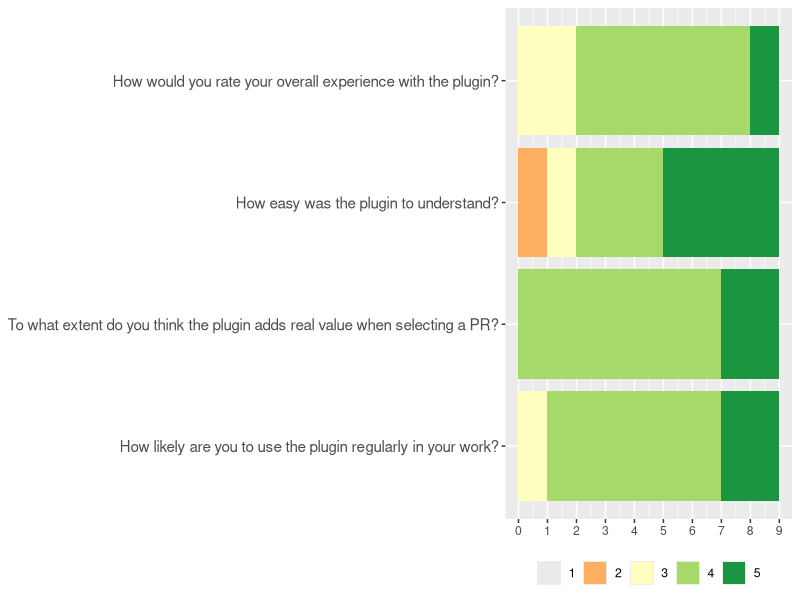
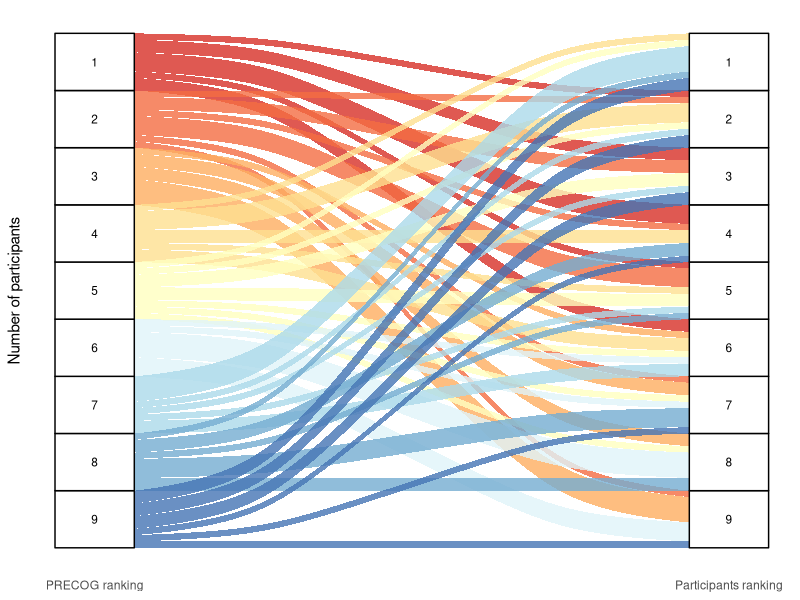
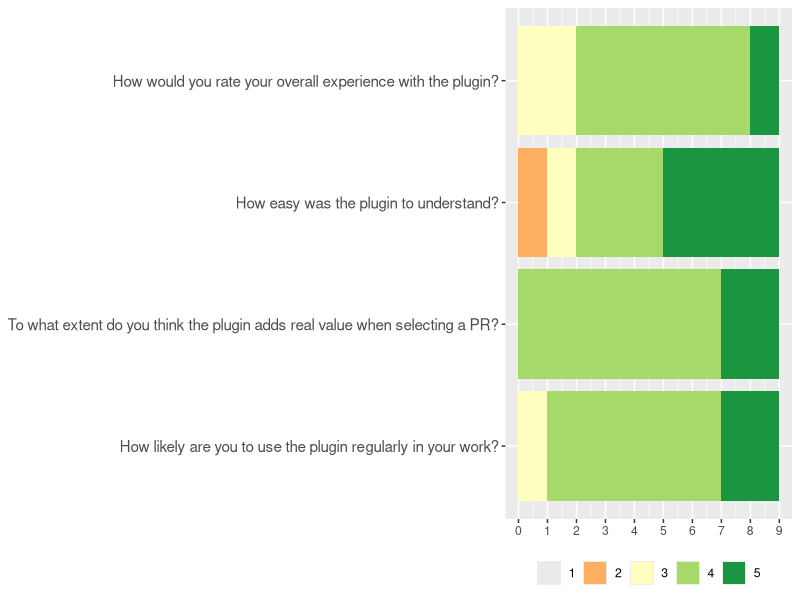
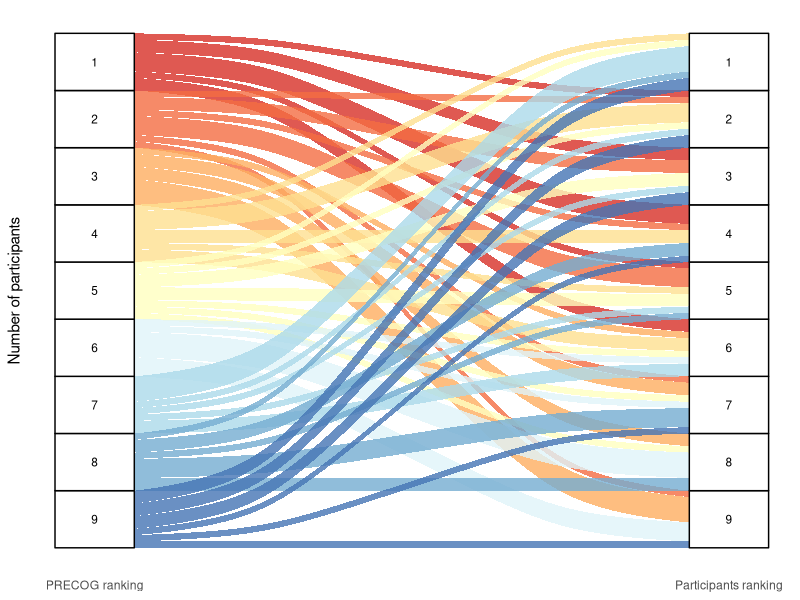

Generate these figures, in order, with R:
library(ggplot2)
library(ggalluvial)
library(tidyverse)
library(readxl)

# --------------------------------------------
# Input data
# --------------------------------------------

results <- read_excel("questionnaire-data.xlsx", sheet = "Sheet1") %>%
  select(
    -starts_with("Feedback -"),
    -starts_with("Points -")) %>%
  rename_with(~ gsub("\r\n", "", .)) # MS Forms adds \n to column names -_-

# --------------------------------------------
# Diagrams with final questions
# --------------------------------------------

results %>% 
  select(`How would you rate your overall experience with the plugin?`,
         `How easy was the plugin to understand?`,
         `To what extent do you think the plugin adds real value when selecting a PR?`,
         `How likely are you to use the plugin regularly in your work?`) %>%
  pivot_longer(cols = everything(), names_to = "Question", values_to = "Note") %>%
  ggplot(aes(
    y = factor(Question, levels = c('How likely are you to use the plugin regularly in your work?',
                                    'To what extent do you think the plugin adds real value when selecting a PR?',
                                    'How easy was the plugin to understand?',
                                    'How would you rate your overall experience with the plugin?')), 
    fill = factor(Note, levels = c('1', '2', '3', '4', '5')))) +
    geom_bar(position = position_stack(reverse = TRUE)) +
  theme(legend.position = "bottom") + 
  guides(fill = guide_legend(title = NULL)) +
  scale_fill_brewer(palette = "RdYlGn", name = "Note", drop = FALSE) +
  scale_x_continuous(limits = c(0, 9), breaks = 0:9) +
  theme(axis.text.y = element_text(size = 11)) +
  ylab(NULL) +
  xlab(NULL)

ggsave("plots/finalquestions.pdf", width = 20, height = 5.5, units = "cm")

# --------------------------------------------
# Sankey diagram with the rankings
# --------------------------------------------

# Classement de référence
classement_ref <- c(5,10,7,9,2,6,3,12,4)

# Classements des 6 participants
classements_participants <- list(
  P1 = c(3,2,4,5,10,9,12,7,6),
  P2 = c(9,3,4,10,5,2,12,6,7),
  P3 = c(2,10,5,4,3,9,7,12,6),
  P4 = c(12,9,2,5,10,3,7,6,4),
  P5 = c(4,9,3,12,2,5,6,7,10),
  P6 = c(3,4,10,5,9,7,12,2,6),
  P7 = c(3,9,2,12,10,5,4,6,7),
  P8 = c(3,4,5,9,2,6,10,12,7),
  P9 = c(4,5,10,9,12,3,2,6,7)
)

# Préparation des données
data <- data.frame()
for (p in names(classements_participants)) {
  classement <- classements_participants[[p]]
  temp <- data.frame(
    Participant = p,
    Élément = classement_ref,
    Rang_Ref = 1:length(classement_ref),
    Rang_Participant = sapply(classement_ref, function(e) which(classement == e))
  )
  data <- rbind(data, temp)
}

# Comptage des flux (tous participants confondus)
flux <- data %>%
  group_by(Rang_Ref, Rang_Participant) %>%
  summarise(count = n(), .groups = "drop") %>%
  mutate(
    Rang_Ref_lab = paste0("Ref_", Rang_Ref),
    Rang_Part_lab = paste0("Part_", Rang_Participant),
    alluvium = paste0(Rang_Ref, "_", Rang_Participant)  # identifiant unique du flux
  )


ggplot(flux,
       aes(axis1 = Rang_Ref_lab,
           axis2 = Rang_Part_lab,
           y = count)) +
  geom_alluvium(aes(fill = factor(Rang_Ref)), width = 1/8, alpha = 0.8) +
  geom_stratum(width = 1/8, fill = "white", color = "black") +
  geom_text(stat = "stratum", aes(label = gsub(".*_", "", after_stat(stratum))), size = 3) +
  scale_x_discrete(limits = c("PRECOG ranking", "Participants ranking"),
                   expand = c(.05, .05)) +
  scale_fill_brewer(palette = "RdYlBu") + # Should be colorblind safe (https://colorbrewer2.org/)
  theme_minimal() +
  theme(
    legend.position = "none",
    axis.text.y = element_blank(),
    axis.ticks = element_blank(),
    axis.line = element_blank(),
    panel.grid = element_blank()
  ) + 
  ylab("Number of participants")

ggsave("plots/rankings.pdf", width = 18, height = 12, units = "cm")
